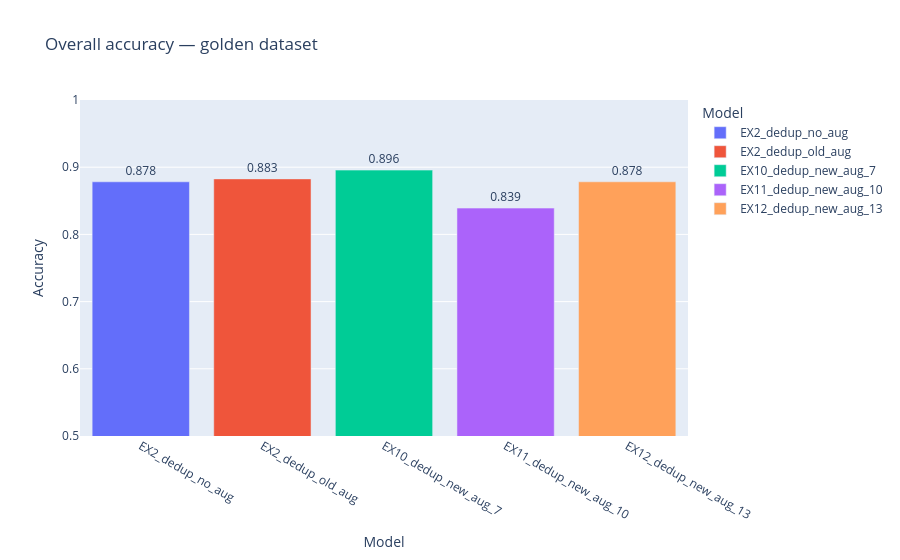
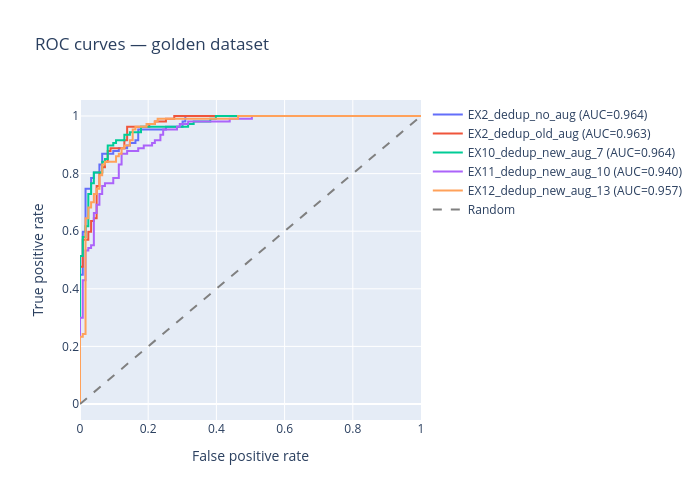
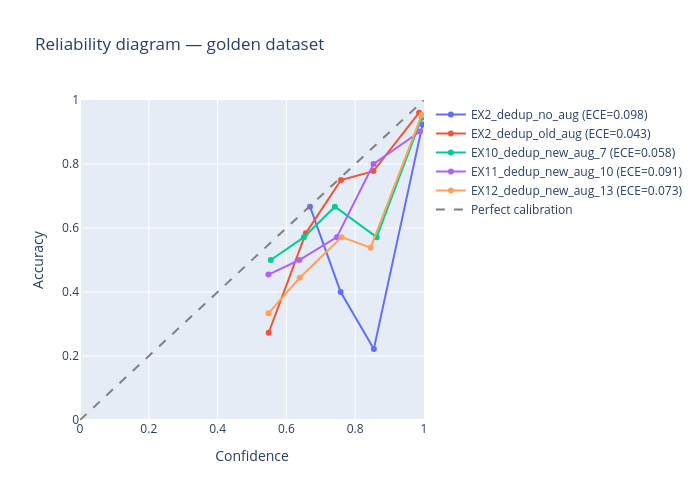
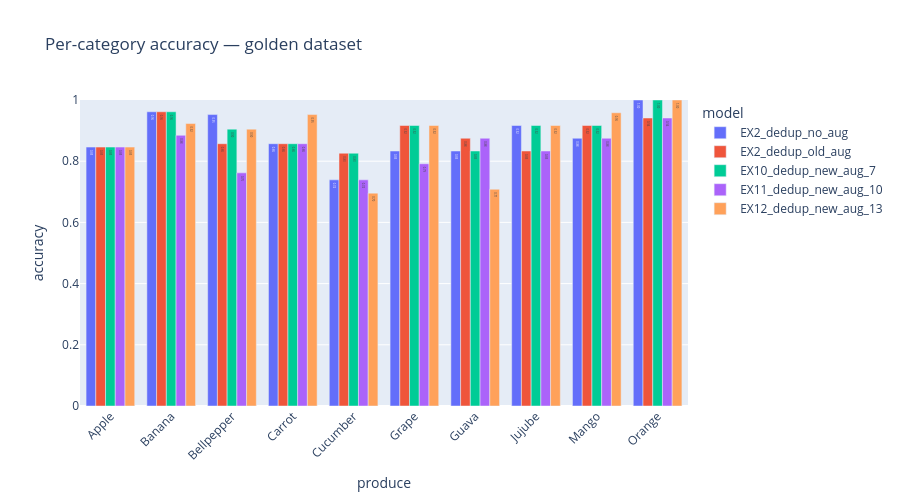

The notebook cell saved with these charts, in order:
### Code cell
# Define models to evaluate
MODELS = {
#     "EX2 EffNet STL":   (experiments.EX2_EFFICIENTNET_FINETUNE,       "EX2_EFFICIENTNET_FINETUNE_20260420102640.safetensors"),
#     "EX3 EffNet MTL":   (experiments.EX3_EFFICIENTNET_FINETUNE_MTL,   "EX3_EFFICIENTNET_FINETUNE_MTL_20260420124016.safetensors"),
#     "EX5 Swin STL":     (experiments.EX5_SWIN_FINETUNE,               "EX5_SWIN_FINETUNE_20260420152758.safetensors"),
#     "EX6 Swin MTL":     (experiments.EX6_SWIN_FINETUNE_MTL,           "EX6_SWIN_FINETUNE_MTL_20260420164307.safetensors"),
#     "EX8 MaxViT STL":   (experiments.EX8_MAXVIT_FINETUNE,             "EX8_MAXVIT_FINETUNE_20260420181918.safetensors"),
#     "EX9 MaxViT MTL":   (experiments.EX9_MAXVIT_FINETUNE_MTL,         "EX9_MAXVIT_FINETUNE_MTL_20260420203826.safetensors"),
    "EX2_dedup_no_aug": (experiments.EX2_EFFICIENTNET_FINETUNE,         "EX2_dedup_no_aug_EFFICIENTNET_FINETUNE_20260421113156.safetensors"),
    "EX2_dedup_old_aug": (experiments.EX2_EFFICIENTNET_FINETUNE,                "EX2_dedup_EFFICIENTNET_FINETUNE_20260421123836.safetensors"),
    "EX10_dedup_new_aug_7": (experiments.EX10_EFFICIENTNET_FINETUNE_AUG,  "EX10_EFFICIENTNET_FINETUNE_AUG_20260421211057.safetensors"),
    "EX11_dedup_new_aug_10": (experiments.EX11_EFFICIENTNET_FINETUNE_AUG,  "EX11_EFFICIENTNET_FINETUNE_AUG_20260421221546.safetensors"),
    "EX12_dedup_new_aug_13": (experiments.EX12_EFFICIENTNET_FINETUNE_AUG,  "EX12_EFFICIENTNET_FINETUNE_AUG_20260421210924.safetensors"),
}

# Get produce count for MTL
ds = ProduceDataset(dataset_root_dir=GOLDEN_PATH)
num_produce_classes = ds.num_produce_types

# ── Run evaluation ─────────────────────────────────────────────────────────────
results = {}
for name, (exp, path) in MODELS.items():
    print(f"Evaluating: {name}  (arch={exp.architecture}, mtl={exp.is_mtl})")
    model, transforms = load_model(exp, f"models/{path}", num_produce_classes)
    results[name] = evaluate(model, transforms, exp.is_mtl)
    print(f"  Overall: {results[name]['correct'].mean():.4f}")


# ── Compute all metrics first ─────────────────────────────────────────────────
metrics = {}
rows = []
for name, df in results.items():
    fpr, tpr, _ = roc_curve(df["true_label"], df["p_rotten"])
    auc = roc_auc_score(df["true_label"], df["p_rotten"])
    ece, bins = compute_ece(df["true_label"], df["pred"], df["confidence"])
    prec, rec, f1, _ = precision_recall_fscore_support(
        df["true_label"], df["pred"], average="binary", pos_label=1, zero_division=0
    )
    metrics[name] = {"fpr": fpr, "tpr": tpr, "auc": auc, "ece": ece, "bins": bins}
    rows.append({
        "Model":       name,
        "Accuracy":    df["correct"].mean(),
        "AUC-ROC":     auc,
        "ECE":         ece,
        "Brier":       brier_score_loss(df["true_label"], df["p_rotten"]),
        "Mean conf.":  df["confidence"].mean(),
        "Precision":   prec,
        "Recall":      rec,
        "F1":          f1,
        "N":           len(df),
    })

# ── Summary table (before figures) ────────────────────────────────────────────
summary = pd.DataFrame(rows).set_index("Model")
higher_better = ["Accuracy", "AUC-ROC", "F1", "Precision", "Recall"]
lower_better  = ["ECE", "Brier"]

display(summary.style
               .format("{:.4f}", subset=summary.columns.difference(["N"]))
               .highlight_max(subset=higher_better, props="background-color:#2E6F40;")
               .highlight_min(subset=lower_better,  props="background-color:#2E6F40;"))

# ── Overall accuracy bar chart ─────────────────────────────────────────────────
overall = summary[["Accuracy"]].reset_index()
fig1 = px.bar(overall, x="Model", y="Accuracy", text_auto=".3f",
              title="Overall accuracy — golden dataset",
              color="Model", range_y=[0.5, 1.0])
fig1.update_traces(textposition="outside")
fig1.show()

# ── ROC curves ────────────────────────────────────────────────────────────────
fig_roc = go.Figure()
for name, m in metrics.items():
    fig_roc.add_trace(go.Scatter(x=m["fpr"], y=m["tpr"], mode="lines",
                                 name=f"{name} (AUC={m['auc']:.3f})"))
fig_roc.add_trace(go.Scatter(x=[0, 1], y=[0, 1], mode="lines",
                             line=dict(dash="dash", color="gray"), name="Random"))
fig_roc.update_layout(title="ROC curves — golden dataset",
                      xaxis_title="False positive rate", yaxis_title="True positive rate",
                      height=500, width=700)
fig_roc.show()

# ── Reliability diagram ───────────────────────────────────────────────────────
fig_ece = go.Figure()
for name, m in metrics.items():
    valid = [b for b in m["bins"] if b["acc"] is not None]
    fig_ece.add_trace(go.Scatter(x=[b["conf"] for b in valid],
                                 y=[b["acc"] for b in valid],
                                 mode="lines+markers",
                                 name=f"{name} (ECE={m['ece']:.3f})"))
fig_ece.add_trace(go.Scatter(x=[0, 1], y=[0, 1], mode="lines",
                             line=dict(dash="dash", color="gray"), name="Perfect calibration"))
fig_ece.update_layout(title="Reliability diagram — golden dataset",
                      xaxis_title="Confidence", yaxis_title="Accuracy",
                      xaxis=dict(range=[0, 1]), yaxis=dict(range=[0, 1]),
                      height=500, width=700)
fig_ece.show()
overall = pd.DataFrame({
    "Model": list(results.keys()),
    "Accuracy": [df["correct"].mean() for df in results.values()]
})


# ── Per-category grouped bar chart ────────────────────────────────────────────
per_cat = []
for name, df in results.items():
    cat_acc = df.groupby("produce")["correct"].mean().reset_index()
    cat_acc.columns = ["produce", "accuracy"]
    cat_acc["model"] = name
    per_cat.append(cat_acc)

per_cat_df = pd.concat(per_cat)

fig2 = px.bar(per_cat_df, x="produce", y="accuracy", color="model",
              barmode="group", title="Per-category accuracy - golden dataset",
              range_y=[0, 1.0], text_auto=".2f")
fig2.update_layout(xaxis_tickangle=-45, height=500)
fig2.show()

# ── Heatmap ───────────────────────────────────────────────────────────────────
pivot = per_cat_df.pivot(index="model", columns="produce", values="accuracy")

fig3 = px.imshow(pivot, text_auto=".2f", aspect="auto",
                 color_continuous_scale="RdYlGn", range_color=[0.5, 1.0],
                 title="Accuracy heatmap — model vs category")
fig3.show()

# OOD golden-set accuracy - task-critical, this is what the system will actually face
# OOD AUC-ROC - robust to class imbalance, threshold-free. Great tiebreaker when accuracies are within 1-2pp
# OOD ECE/brier - calibration matters because ripeness grading downstream reads softmax confidence
# 
# 1. Identify best dataset variation using EfficientNet STL baseline (deduplication, pre-augmentation)
#    Deduplication (old aug) has wins over no aug; however, deduplicaiton + new aug has superior performance.
#    =DEDUPLICATION (NO AUG) WINS=
# 2. Identify best STL architecture at fixed optimizer (AdamW): EfficientNet vs Swin vs MaxViT
# 3. On winning arch, MTL vs STL with unified stopping criterion (primary-task loss)
# 4. On winning arch, architectural ablations:
#     - freeze / partial-freeze / finetune
#     - pretrained / random-init
#     - class-weighted / unweighted loss
# 5. Augmentation ablation on best config from (4)
# 6. Post-hoc: temperature scaling on val > OOD ECE check

### Figure 1 — Plotly figure (JSON) as saved in the notebook; plotly's stock layout.template omitted (floating-point values rounded to 4 significant figures)
{"data": [{"hovertemplate": "Model=%{x}<br>Accuracy=%{y}<extra></extra>", "legendgroup": "EX2_dedup_no_aug", "marker": {"color": "#636efa", "pattern": {"shape": ""}}, "name": "EX2_dedup_no_aug", "orientation": "v", "showlegend": true, "textposition": "outside", "texttemplate": "%{y:.3f}", "type": "bar", "x": ["EX2_dedup_no_aug"], "xaxis": "x", "y": [0.8783], "yaxis": "y"}, {"hovertemplate": "Model=%{x}<br>Accuracy=%{y}<extra></extra>", "legendgroup": "EX2_dedup_old_aug", "marker": {"color": "#EF553B", "pattern": {"shape": ""}}, "name": "EX2_dedup_old_aug", "orientation": "v", "showlegend": true, "textposition": "outside", "texttemplate": "%{y:.3f}", "type": "bar", "x": ["EX2_dedup_old_aug"], "xaxis": "x", "y": [0.8826], "yaxis": "y"}, {"hovertemplate": "Model=%{x}<br>Accuracy=%{y}<extra></extra>", "legendgroup": "EX10_dedup_new_aug_7", "marker": {"color": "#00cc96", "pattern": {"shape": ""}}, "name": "EX10_dedup_new_aug_7", "orientation": "v", "showlegend": true, "textposition": "outside", "texttemplate": "%{y:.3f}", "type": "bar", "x": ["EX10_dedup_new_aug_7"], "xaxis": "x", "y": [0.8957], "yaxis": "y"}, {"hovertemplate": "Model=%{x}<br>Accuracy=%{y}<extra></extra>", "legendgroup": "EX11_dedup_new_aug_10", "marker": {"color": "#ab63fa", "pattern": {"shape": ""}}, "name": "EX11_dedup_new_aug_10", "orientation": "v", "showlegend": true, "textposition": "outside", "texttemplate": "%{y:.3f}", "type": "bar", "x": ["EX11_dedup_new_aug_10"], "xaxis": "x", "y": [0.8391], "yaxis": "y"}, {"hovertemplate": "Model=%{x}<br>Accuracy=%{y}<extra></extra>", "legendgroup": "EX12_dedup_new_aug_13", "marker": {"color": "#FFA15A", "pattern": {"shape": ""}}, "name": "EX12_dedup_new_aug_13", "orientation": "v", "showlegend": true, "textposition": "outside", "texttemplate": "%{y:.3f}", "type": "bar", "x": ["EX12_dedup_new_aug_13"], "xaxis": "x", "y": [0.8783], "yaxis": "y"}], "layout": {"barmode": "relative", "legend": {"title": {"text": "Model"}, "tracegroupgap": 0}, "title": {"text": "Overall accuracy — golden dataset"}, "xaxis": {"anchor": "y", "categoryarray": ["EX2_dedup_no_aug", "EX2_dedup_old_aug", "EX10_dedup_new_aug_7", "EX11_dedup_new_aug_10", "EX12_dedup_new_aug_13"], "categoryorder": "array", "domain": [0, 1], "title": {"text": "Model"}}, "yaxis": {"anchor": "x", "domain": [0, 1], "range": [0.5, 1], "title": {"text": "Accuracy"}}}}

### Figure 2 — Plotly figure (JSON) as saved in the notebook; plotly's stock layout.template omitted (floating-point values rounded to 4 significant figures)
{"data": [{"mode": "lines", "name": "EX2_dedup_no_aug (AUC=0.964)", "type": "scatter", "x": [0.0, 0.0, 0.0, 0.0, 0.0, 0.0, 0.0, 0.0, 0.00813, 0.00813, 0.00813, 0.01626, 0.01626, 0.03252, 0.03252, 0.04065, 0.04065, 0.05691, 0.05691, 0.06504, 0.06504, 0.09756, 0.09756, 0.1138, 0.1138, 0.1382, 0.1382, 0.1463, 0.1463, 0.1626, 0.1626, 0.1707, 0.1707, 0.252, 0.252, 0.3008, 0.3008, 0.3089, 0.3089, 1.0], "y": [0.0, 0.2897, 0.3458, 0.3645, 0.3738, 0.4112, 0.4299, 0.4486, 0.4486, 0.4673, 0.5981, 0.5981, 0.7477, 0.7477, 0.785, 0.785, 0.8037, 0.8037, 0.8318, 0.8318, 0.8692, 0.8692, 0.8785, 0.8785, 0.8879, 0.8879, 0.8972, 0.8972, 0.9065, 0.9065, 0.9159, 0.9159, 0.9533, 0.9533, 0.9626, 0.9626, 0.9813, 0.9813, 1.0, 1.0]}, {"mode": "lines", "name": "EX2_dedup_old_aug (AUC=0.963)", "type": "scatter", "x": [0.0, 0.0, 0.0, 0.00813, 0.00813, 0.02439, 0.02439, 0.03252, 0.03252, 0.04065, 0.04065, 0.04878, 0.04878, 0.05691, 0.05691, 0.06504, 0.06504, 0.07317, 0.07317, 0.0813, 0.0813, 0.08943, 0.08943, 0.1301, 0.1301, 0.1382, 0.1382, 0.2033, 0.2033, 0.2195, 0.2195, 0.252, 0.252, 0.2764, 0.2764, 1.0], "y": [0.0, 0.01869, 0.4766, 0.4766, 0.5701, 0.5701, 0.5981, 0.5981, 0.6355, 0.6355, 0.6449, 0.6449, 0.757, 0.757, 0.8037, 0.8037, 0.8224, 0.8224, 0.8411, 0.8411, 0.8785, 0.8785, 0.8879, 0.8879, 0.9159, 0.9159, 0.9626, 0.9626, 0.972, 0.972, 0.9813, 0.9813, 0.9907, 0.9907, 1.0, 1.0]}, {"mode": "lines", "name": "EX10_dedup_new_aug_7 (AUC=0.964)", "type": "scatter", "x": [0.0, 0.0, 0.0, 0.0, 0.00813, 0.00813, 0.01626, 0.01626, 0.02439, 0.02439, 0.03252, 0.03252, 0.04065, 0.04065, 0.06504, 0.06504, 0.07317, 0.07317, 0.0813, 0.0813, 0.09756, 0.09756, 0.1057, 0.1057, 0.1301, 0.1301, 0.1463, 0.1463, 0.1789, 0.1789, 0.3171, 0.3171, 0.3333, 0.3333, 0.3821, 0.3821, 0.3984, 0.3984, 1.0], "y": [0.0, 0.1028, 0.1402, 0.514, 0.514, 0.5794, 0.5794, 0.6168, 0.6168, 0.729, 0.729, 0.7664, 0.7664, 0.8037, 0.8037, 0.8411, 0.8411, 0.8505, 0.8505, 0.8972, 0.8972, 0.9065, 0.9065, 0.9159, 0.9159, 0.9346, 0.9346, 0.9439, 0.9439, 0.9626, 0.9626, 0.972, 0.972, 0.9813, 0.9813, 0.9907, 0.9907, 1.0, 1.0]}, {"mode": "lines", "name": "EX11_dedup_new_aug_10 (AUC=0.940)", "type": "scatter", "x": [0.0, 0.0, 0.0, 0.00813, 0.00813, 0.01626, 0.01626, 0.02439, 0.02439, 0.03252, 0.03252, 0.04065, 0.04065, 0.04878, 0.04878, 0.05691, 0.05691, 0.06504, 0.06504, 0.07317, 0.07317, 0.09756, 0.09756, 0.1138, 0.1138, 0.122, 0.122, 0.1382, 0.1382, 0.1707, 0.1707, 0.187, 0.187, 0.2114, 0.2114, 0.2195, 0.2195, 0.2358, 0.2358, 0.2439, 0.2439, 0.2846, 0.2846, 0.2927, 0.2927, 0.3171, 0.3171, 0.439, 0.439, 0.5041, 0.5041, 1.0], "y": [0.0, 0.009346, 0.2991, 0.2991, 0.4299, 0.4299, 0.5327, 0.5327, 0.5421, 0.5421, 0.5514, 0.5514, 0.6636, 0.6636, 0.6916, 0.6916, 0.729, 0.729, 0.757, 0.757, 0.7664, 0.7664, 0.785, 0.785, 0.8318, 0.8318, 0.8692, 0.8692, 0.8785, 0.8785, 0.8879, 0.8879, 0.8972, 0.8972, 0.9065, 0.9065, 0.9159, 0.9159, 0.9346, 0.9346, 0.9533, 0.9533, 0.9626, 0.9626, 0.972, 0.972, 0.9813, 0.9813, 0.9907, 0.9907, 1.0, 1.0]}, {"mode": "lines", "name": "EX12_dedup_new_aug_13 (AUC=0.957)", "type": "scatter", "x": [0.0, 0.0, 0.0, 0.0, 0.0, 0.00813, 0.00813, 0.01626, 0.01626, 0.02439, 0.02439, 0.03252, 0.03252, 0.04065, 0.04065, 0.04878, 0.04878, 0.05691, 0.05691, 0.06504, 0.06504, 0.07317, 0.07317, 0.1057, 0.1057, 0.1138, 0.1138, 0.122, 0.122, 0.1301, 0.1301, 0.1463, 0.1463, 0.1545, 0.1545, 0.1626, 0.1626, 0.1951, 0.1951, 0.2195, 0.2195, 0.2276, 0.2276, 0.4634, 0.4634, 1.0], "y": [0.0, 0.01869, 0.1495, 0.1682, 0.2336, 0.2336, 0.243, 0.243, 0.6449, 0.6449, 0.6822, 0.6822, 0.7009, 0.7009, 0.729, 0.729, 0.7477, 0.7477, 0.7944, 0.7944, 0.8318, 0.8318, 0.8411, 0.8411, 0.8598, 0.8598, 0.8692, 0.8692, 0.8879, 0.8879, 0.8972, 0.8972, 0.9159, 0.9159, 0.9533, 0.9533, 0.9626, 0.9626, 0.972, 0.972, 0.9813, 0.9813, 0.9907, 0.9907, 1.0, 1.0]}, {"line": {"color": "gray", "dash": "dash"}, "mode": "lines", "name": "Random", "type": "scatter", "x": [0, 1], "y": [0, 1]}], "layout": {"height": 500, "title": {"text": "ROC curves — golden dataset"}, "width": 700, "xaxis": {"title": {"text": "False positive rate"}}, "yaxis": {"title": {"text": "True positive rate"}}}}

### Figure 3 — Plotly figure (JSON) as saved in the notebook; plotly's stock layout.template omitted (floating-point values rounded to 4 significant figures)
{"data": [{"mode": "lines+markers", "name": "EX2_dedup_no_aug (ECE=0.098)", "type": "scatter", "x": [0.6686, 0.7577, 0.8542, 0.9959], "y": [0.6667, 0.4, 0.2222, 0.9238]}, {"mode": "lines+markers", "name": "EX2_dedup_old_aug (ECE=0.043)", "type": "scatter", "x": [0.5485, 0.6563, 0.7588, 0.853, 0.9859], "y": [0.2727, 0.5833, 0.75, 0.7778, 0.9605]}, {"mode": "lines+markers", "name": "EX10_dedup_new_aug_7 (ECE=0.058)", "type": "scatter", "x": [0.5546, 0.6511, 0.741, 0.8624, 0.9934], "y": [0.5, 0.5714, 0.6667, 0.5714, 0.9447]}, {"mode": "lines+markers", "name": "EX11_dedup_new_aug_10 (ECE=0.091)", "type": "scatter", "x": [0.5478, 0.6376, 0.7467, 0.8533, 0.9886], "y": [0.4545, 0.5, 0.5714, 0.8, 0.9016]}, {"mode": "lines+markers", "name": "EX12_dedup_new_aug_13 (ECE=0.073)", "type": "scatter", "x": [0.5477, 0.6389, 0.7605, 0.845, 0.9934], "y": [0.3333, 0.4444, 0.5714, 0.5385, 0.9529]}, {"line": {"color": "gray", "dash": "dash"}, "mode": "lines", "name": "Perfect calibration", "type": "scatter", "x": [0, 1], "y": [0, 1]}], "layout": {"height": 500, "title": {"text": "Reliability diagram — golden dataset"}, "width": 700, "xaxis": {"range": [0, 1], "title": {"text": "Confidence"}}, "yaxis": {"range": [0, 1], "title": {"text": "Accuracy"}}}}

### Figure 4 — Plotly figure (JSON) as saved in the notebook; plotly's stock layout.template omitted (floating-point values rounded to 4 significant figures)
{"data": [{"alignmentgroup": "True", "hovertemplate": "model=EX2_dedup_no_aug<br>produce=%{x}<br>accuracy=%{y}<extra></extra>", "legendgroup": "EX2_dedup_no_aug", "marker": {"color": "#636efa", "pattern": {"shape": ""}}, "name": "EX2_dedup_no_aug", "offsetgroup": "EX2_dedup_no_aug", "orientation": "v", "showlegend": true, "textposition": "auto", "texttemplate": "%{y:.2f}", "type": "bar", "x": ["Apple", "Banana", "Bellpepper", "Carrot", "Cucumber", "Grape", "Guava", "Jujube", "Mango", "Orange"], "xaxis": "x", "y": [0.8462, 0.9615, 0.9524, 0.8571, 0.7391, 0.8333, 0.8333, 0.9167, 0.875, 1.0], "yaxis": "y"}, {"alignmentgroup": "True", "hovertemplate": "model=EX2_dedup_old_aug<br>produce=%{x}<br>accuracy=%{y}<extra></extra>", "legendgroup": "EX2_dedup_old_aug", "marker": {"color": "#EF553B", "pattern": {"shape": ""}}, "name": "EX2_dedup_old_aug", "offsetgroup": "EX2_dedup_old_aug", "orientation": "v", "showlegend": true, "textposition": "auto", "texttemplate": "%{y:.2f}", "type": "bar", "x": ["Apple", "Banana", "Bellpepper", "Carrot", "Cucumber", "Grape", "Guava", "Jujube", "Mango", "Orange"], "xaxis": "x", "y": [0.8462, 0.9615, 0.8571, 0.8571, 0.8261, 0.9167, 0.875, 0.8333, 0.9167, 0.9412], "yaxis": "y"}, {"alignmentgroup": "True", "hovertemplate": "model=EX10_dedup_new_aug_7<br>produce=%{x}<br>accuracy=%{y}<extra></extra>", "legendgroup": "EX10_dedup_new_aug_7", "marker": {"color": "#00cc96", "pattern": {"shape": ""}}, "name": "EX10_dedup_new_aug_7", "offsetgroup": "EX10_dedup_new_aug_7", "orientation": "v", "showlegend": true, "textposition": "auto", "texttemplate": "%{y:.2f}", "type": "bar", "x": ["Apple", "Banana", "Bellpepper", "Carrot", "Cucumber", "Grape", "Guava", "Jujube", "Mango", "Orange"], "xaxis": "x", "y": [0.8462, 0.9615, 0.9048, 0.8571, 0.8261, 0.9167, 0.8333, 0.9167, 0.9167, 1.0], "yaxis": "y"}, {"alignmentgroup": "True", "hovertemplate": "model=EX11_dedup_new_aug_10<br>produce=%{x}<br>accuracy=%{y}<extra></extra>", "legendgroup": "EX11_dedup_new_aug_10", "marker": {"color": "#ab63fa", "pattern": {"shape": ""}}, "name": "EX11_dedup_new_aug_10", "offsetgroup": "EX11_dedup_new_aug_10", "orientation": "v", "showlegend": true, "textposition": "auto", "texttemplate": "%{y:.2f}", "type": "bar", "x": ["Apple", "Banana", "Bellpepper", "Carrot", "Cucumber", "Grape", "Guava", "Jujube", "Mango", "Orange"], "xaxis": "x", "y": [0.8462, 0.8846, 0.7619, 0.8571, 0.7391, 0.7917, 0.875, 0.8333, 0.875, 0.9412], "yaxis": "y"}, {"alignmentgroup": "True", "hovertemplate": "model=EX12_dedup_new_aug_13<br>produce=%{x}<br>accuracy=%{y}<extra></extra>", "legendgroup": "EX12_dedup_new_aug_13", "marker": {"color": "#FFA15A", "pattern": {"shape": ""}}, "name": "EX12_dedup_new_aug_13", "offsetgroup": "EX12_dedup_new_aug_13", "orientation": "v", "showlegend": true, "textposition": "auto", "texttemplate": "%{y:.2f}", "type": "bar", "x": ["Apple", "Banana", "Bellpepper", "Carrot", "Cucumber", "Grape", "Guava", "Jujube", "Mango", "Orange"], "xaxis": "x", "y": [0.8462, 0.9231, 0.9048, 0.9524, 0.6957, 0.9167, 0.7083, 0.9167, 0.9583, 1.0], "yaxis": "y"}], "layout": {"barmode": "group", "height": 500, "legend": {"title": {"text": "model"}, "tracegroupgap": 0}, "title": {"text": "Per-category accuracy — golden dataset"}, "xaxis": {"anchor": "y", "domain": [0, 1], "tickangle": -45, "title": {"text": "produce"}}, "yaxis": {"anchor": "x", "domain": [0, 1], "range": [0, 1], "title": {"text": "accuracy"}}}}
